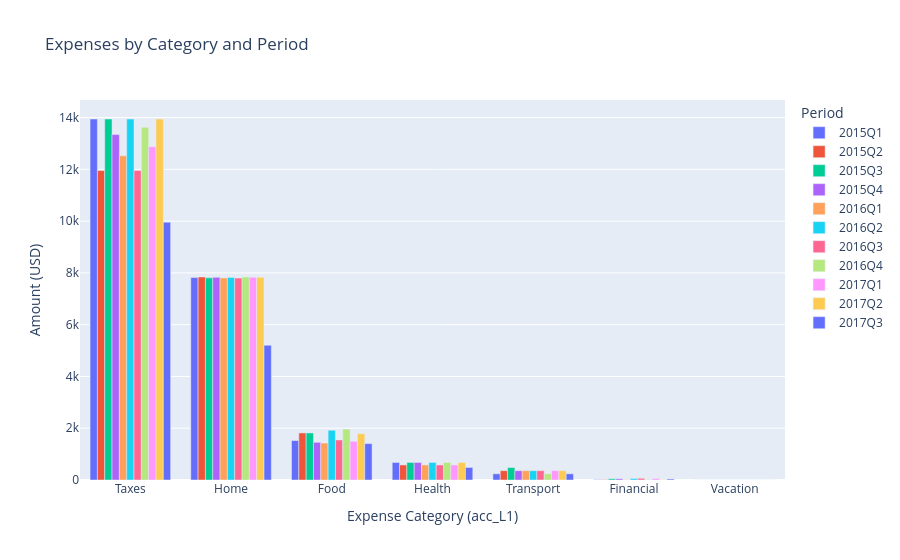

The notebook cell saved with this chart:
### Code cell
fig = get_groupped_bar_chart_fig(expenses_pivot_l1_USD)

fig.show()

### Figure 1 — Plotly figure (JSON) as saved in the notebook; plotly's stock layout.template omitted (floating-point values rounded to 4 significant figures)
{"data": [{"name": "2015Q1", "type": "bar", "x": ["Taxes", "Home", "Food", "Health", "Transport", "Financial", "Vacation"], "y": [13950.0, 7819.0, 1523.0, 678.3, 240, 12, 0]}, {"name": "2015Q2", "type": "bar", "x": ["Taxes", "Home", "Food", "Health", "Transport", "Financial", "Vacation"], "y": [11950.0, 7844.0, 1817.0, 581.4, 360, 12, 0]}, {"name": "2015Q3", "type": "bar", "x": ["Taxes", "Home", "Food", "Health", "Transport", "Financial", "Vacation"], "y": [13950.0, 7811.0, 1818.0, 678.3, 480, 47.8, 0]}, {"name": "2015Q4", "type": "bar", "x": ["Taxes", "Home", "Food", "Health", "Transport", "Financial", "Vacation"], "y": [13340.0, 7830.0, 1456.0, 678.3, 360, 47.8, 0]}, {"name": "2016Q1", "type": "bar", "x": ["Taxes", "Home", "Food", "Health", "Transport", "Financial", "Vacation"], "y": [12520.0, 7806.0, 1428.0, 581.4, 360, 12, 0]}, {"name": "2016Q2", "type": "bar", "x": ["Taxes", "Home", "Food", "Health", "Transport", "Financial", "Vacation"], "y": [13950.0, 7827.0, 1921.0, 678.3, 360, 56.75, 0]}, {"name": "2016Q3", "type": "bar", "x": ["Taxes", "Home", "Food", "Health", "Transport", "Financial", "Vacation"], "y": [11950.0, 7802.0, 1546.0, 581.4, 360, 65.7, 0]}, {"name": "2016Q4", "type": "bar", "x": ["Taxes", "Home", "Food", "Health", "Transport", "Financial", "Vacation"], "y": [13630.0, 7846.0, 1965.0, 678.3, 240, 20.95, 0]}, {"name": "2017Q1", "type": "bar", "x": ["Taxes", "Home", "Food", "Health", "Transport", "Financial", "Vacation"], "y": [12870.0, 7833.0, 1494.0, 581.4, 360, 56.75, 0]}, {"name": "2017Q2", "type": "bar", "x": ["Taxes", "Home", "Food", "Health", "Transport", "Financial", "Vacation"], "y": [13950.0, 7829.0, 1787.0, 678.3, 360, 12, 0]}, {"name": "2017Q3", "type": "bar", "x": ["Taxes", "Home", "Food", "Health", "Transport", "Financial", "Vacation"], "y": [9961, 5204.0, 1406.0, 484.5, 240, 38.85, 0]}], "layout": {"barmode": "group", "legend": {"title": {"text": "Period"}}, "title": {"text": "Expenses by Category and Period"}, "xaxis": {"categoryarray": ["Taxes", "Home", "Food", "Health", "Transport", "Financial", "Vacation"], "categoryorder": "array", "title": {"text": "Expense Category (acc_L1)"}}, "yaxis": {"title": {"text": "Amount (USD)"}}}}
